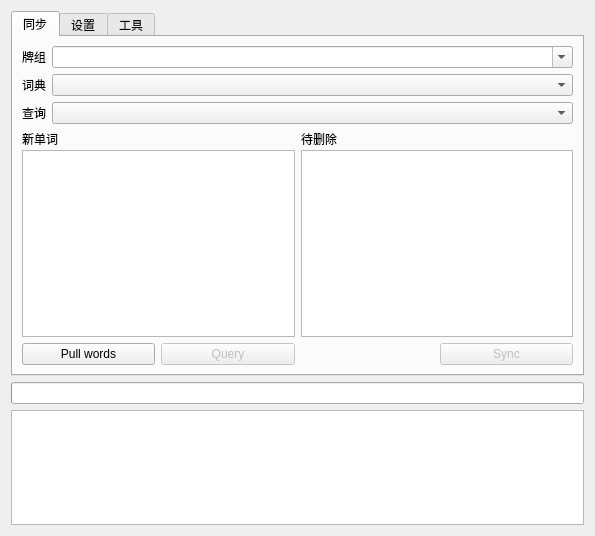
<?xml version="1.0" encoding="UTF-8"?>
<ui version="4.0">
 <class>Dialog</class>
 <widget class="QDialog" name="Dialog">
  <property name="geometry">
   <rect>
    <x>0</x>
    <y>0</y>
    <width>595</width>
    <height>536</height>
   </rect>
  </property>
  <property name="windowTitle">
   <string>Dialog</string>
  </property>
  <layout class="QVBoxLayout" name="main_layout">
   <item>
    <widget class="QTabWidget" name="tabWidget">
     <property name="autoFillBackground">
      <bool>false</bool>
     </property>
     <property name="currentIndex">
      <number>0</number>
     </property>
     <widget class="QWidget" name="mainTab">
      <attribute name="title">
       <string>同步</string>
      </attribute>
      <layout class="QGridLayout" name="gridLayout_4">
       <item row="4" column="3">
        <widget class="QPushButton" name="btnSync">
         <property name="enabled">
          <bool>false</bool>
         </property>
         <property name="text">
          <string>Sync</string>
         </property>
        </widget>
       </item>
       <item row="3" column="0" colspan="4">
        <layout class="QHBoxLayout" name="horizontalLayout">
         <item>
          <layout class="QVBoxLayout" name="verticalLayout">
           <property name="spacing">
            <number>2</number>
           </property>
           <item>
            <widget class="QLabel" name="label">
             <property name="text">
              <string>新单词</string>
             </property>
            </widget>
           </item>
           <item>
            <widget class="QListWidget" name="newWordListWidget">
             <property name="alternatingRowColors">
              <bool>true</bool>
             </property>
             <property name="selectionMode">
              <enum>QAbstractItemView::MultiSelection</enum>
             </property>
            </widget>
           </item>
          </layout>
         </item>
         <item>
          <layout class="QVBoxLayout" name="verticalLayout_2">
           <property name="spacing">
            <number>2</number>
           </property>
           <property name="sizeConstraint">
            <enum>QLayout::SetDefaultConstraint</enum>
           </property>
           <item>
            <widget class="QLabel" name="label_2">
             <property name="text">
              <string>待删除</string>
             </property>
            </widget>
           </item>
           <item>
            <widget class="QListWidget" name="needDeleteWordListWidget">
             <property name="alternatingRowColors">
              <bool>true</bool>
             </property>
            </widget>
           </item>
          </layout>
         </item>
        </layout>
       </item>
       <item row="0" column="0" colspan="4">
        <layout class="QHBoxLayout" name="deckLayout">
         <item>
          <widget class="QLabel" name="deckLabel">
           <property name="sizePolicy">
            <sizepolicy hsizetype="Fixed" vsizetype="Fixed">
             <horstretch>0</horstretch>
             <verstretch>0</verstretch>
            </sizepolicy>
           </property>
           <property name="text">
            <string>牌组</string>
           </property>
          </widget>
         </item>
         <item>
          <widget class="QComboBox" name="deckComboBox">
           <property name="sizePolicy">
            <sizepolicy hsizetype="Preferred" vsizetype="Fixed">
             <horstretch>0</horstretch>
             <verstretch>0</verstretch>
            </sizepolicy>
           </property>
           <property name="editable">
            <bool>true</bool>
           </property>
          </widget>
         </item>
        </layout>
       </item>
       <item row="2" column="0" colspan="4">
        <layout class="QHBoxLayout" name="apiLayout">
         <item>
          <widget class="QLabel" name="apiLabel">
           <property name="sizePolicy">
            <sizepolicy hsizetype="Fixed" vsizetype="Fixed">
             <horstretch>0</horstretch>
             <verstretch>0</verstretch>
            </sizepolicy>
           </property>
           <property name="text">
            <string>查询</string>
           </property>
          </widget>
         </item>
         <item>
          <widget class="QComboBox" name="apiComboBox">
           <property name="sizePolicy">
            <sizepolicy hsizetype="Preferred" vsizetype="Fixed">
             <horstretch>0</horstretch>
             <verstretch>0</verstretch>
            </sizepolicy>
           </property>
          </widget>
         </item>
        </layout>
       </item>
       <item row="1" column="0" colspan="4">
        <layout class="QHBoxLayout" name="dictionaryLayout">
         <item>
          <widget class="QLabel" name="dictionaryLabel">
           <property name="sizePolicy">
            <sizepolicy hsizetype="Fixed" vsizetype="Fixed">
             <horstretch>0</horstretch>
             <verstretch>0</verstretch>
            </sizepolicy>
           </property>
           <property name="text">
            <string>词典</string>
           </property>
          </widget>
         </item>
         <item>
          <widget class="QComboBox" name="dictionaryComboBox">
           <property name="sizePolicy">
            <sizepolicy hsizetype="Preferred" vsizetype="Fixed">
             <horstretch>0</horstretch>
             <verstretch>0</verstretch>
            </sizepolicy>
           </property>
          </widget>
         </item>
        </layout>
       </item>
       <item row="4" column="1">
        <widget class="QPushButton" name="queryBtn">
         <property name="enabled">
          <bool>false</bool>
         </property>
         <property name="text">
          <string>Query</string>
         </property>
        </widget>
       </item>
       <item row="4" column="0">
        <widget class="QPushButton" name="pullRemoteWordsBtn">
         <property name="text">
          <string>Pull words</string>
         </property>
        </widget>
       </item>
      </layout>
     </widget>
     <widget class="QWidget" name="settingTab">
      <attribute name="title">
       <string>设置</string>
      </attribute>
      <layout class="QGridLayout" name="gridLayout_2">
       <item row="1" column="0" colspan="2">
        <widget class="QGroupBox" name="defaultConfigGroupBox">
         <property name="title">
          <string>查询设置</string>
         </property>
         <layout class="QGridLayout" name="gridLayout">
          <item row="1" column="2">
           <widget class="QRadioButton" name="AmEPronRadioButton">
            <property name="text">
             <string>美式发音</string>
            </property>
            <property name="checked">
             <bool>true</bool>
            </property>
           </widget>
          </item>
          <item row="1" column="0">
           <widget class="QRadioButton" name="noPronRadioButton">
            <property name="enabled">
             <bool>true</bool>
            </property>
            <property name="text">
             <string>无发音</string>
            </property>
           </widget>
          </item>
          <item row="0" column="0">
           <widget class="QCheckBox" name="briefDefinitionCheckBox">
            <property name="toolTip">
             <string>Prefer Brief Definitions</string>
            </property>
            <property name="text">
             <string>精简释义</string>
            </property>
            <property name="checked">
             <bool>true</bool>
            </property>
           </widget>
          </item>
          <item row="1" column="1">
           <widget class="QRadioButton" name="BrEPronRadioButton">
            <property name="text">
             <string>英式发音</string>
            </property>
            <property name="checked">
             <bool>false</bool>
            </property>
           </widget>
          </item>
         </layout>
        </widget>
       </item>
       <item row="0" column="0" colspan="2">
        <widget class="QGroupBox" name="credentialGroupBox">
         <property name="title">
          <string>账号设置</string>
         </property>
         <layout class="QGridLayout" name="gridLayout_3">
          <item row="0" column="0" colspan="2">
           <widget class="QLabel" name="currentDictionaryLabel">
            <property name="sizePolicy">
             <sizepolicy hsizetype="Preferred" vsizetype="Fixed">
              <horstretch>0</horstretch>
              <verstretch>0</verstretch>
             </sizepolicy>
            </property>
            <property name="text">
             <string>当前选择词典: </string>
            </property>
           </widget>
          </item>
          <item row="1" column="0">
           <widget class="QLabel" name="usernameLabel">
            <property name="text">
             <string>账号</string>
            </property>
           </widget>
          </item>
          <item row="1" column="1">
           <widget class="QLineEdit" name="usernameLineEdit"/>
          </item>
          <item row="1" column="2">
           <widget class="QLabel" name="passwordLabel">
            <property name="text">
             <string>密码</string>
            </property>
           </widget>
          </item>
          <item row="1" column="3">
           <widget class="QLineEdit" name="passwordLineEdit"/>
          </item>
          <item row="2" column="0">
           <widget class="QLabel" name="cookieLabel">
            <property name="sizePolicy">
             <sizepolicy hsizetype="Fixed" vsizetype="Fixed">
              <horstretch>0</horstretch>
              <verstretch>0</verstretch>
             </sizepolicy>
            </property>
            <property name="text">
             <string>Cookie</string>
            </property>
            <property name="alignment">
             <set>Qt::AlignLeading|Qt::AlignLeft|Qt::AlignVCenter</set>
            </property>
           </widget>
          </item>
          <item row="2" column="1" colspan="3">
           <widget class="QLineEdit" name="cookieLineEdit">
            <property name="placeholderText">
             <string>选填</string>
            </property>
            <property name="clearButtonEnabled">
             <bool>true</bool>
            </property>
           </widget>
          </item>
         </layout>
        </widget>
       </item>
       <item row="2" column="0" colspan="2">
        <widget class="QGroupBox" name="cardConfigGroupBox">
         <property name="title">
          <string>卡片设置（TODO）</string>
         </property>
         <layout class="QGridLayout" name="gridLayout_6">
          <item row="0" column="0">
           <widget class="QCheckBox" name="definitionEnCheckBox">
            <property name="toolTip">
             <string>Include English Translations</string>
            </property>
            <property name="text">
             <string>英文释义</string>
            </property>
            <property name="checked">
             <bool>true</bool>
            </property>
           </widget>
          </item>
          <item row="1" column="0">
           <widget class="QCheckBox" name="imageCheckBox">
            <property name="text">
             <string>图片</string>
            </property>
            <property name="checked">
             <bool>true</bool>
            </property>
           </widget>
          </item>
          <item row="0" column="2">
           <widget class="QCheckBox" name="sentenceCheckBox">
            <property name="text">
             <string>例句</string>
            </property>
            <property name="checked">
             <bool>true</bool>
            </property>
           </widget>
          </item>
          <item row="0" column="1">
           <widget class="QCheckBox" name="phraseCheckBox">
            <property name="text">
             <string>短语</string>
            </property>
            <property name="checked">
             <bool>true</bool>
            </property>
           </widget>
          </item>
          <item row="1" column="1">
           <widget class="QCheckBox" name="pronunciationCheckBox">
            <property name="text">
             <string>音频</string>
            </property>
            <property name="checked">
             <bool>true</bool>
            </property>
           </widget>
          </item>
         </layout>
        </widget>
       </item>
      </layout>
     </widget>
     <widget class="QWidget" name="utilitiesTab">
      <attribute name="title">
       <string>工具</string>
      </attribute>
      <layout class="QGridLayout" name="gridLayout_5">
       <item row="1" column="0">
        <widget class="QGroupBox" name="dangerZoneGroupBox">
         <property name="styleSheet">
          <string notr="true">color: red</string>
         </property>
         <property name="title">
          <string>Danger Zone</string>
         </property>
         <layout class="QGridLayout" name="gridLayout_8">
          <item row="0" column="0">
           <widget class="QPushButton" name="btnBackwardTemplate">
            <property name="text">
             <string>Add/Delete Backwards Template</string>
            </property>
           </widget>
          </item>
          <item row="0" column="1">
           <widget class="QPushButton" name="btnCheckTemplates">
            <property name="text">
             <string>Check Card Templates</string>
            </property>
           </widget>
          </item>
         </layout>
        </widget>
       </item>
       <item row="0" column="0">
        <widget class="QGroupBox" name="utilitiesGroupBox">
         <property name="title">
          <string>Utilities</string>
         </property>
         <layout class="QGridLayout" name="gridLayout_7">
          <item row="0" column="0">
           <widget class="QPushButton" name="btnDownloadMissingAssets">
            <property name="toolTip">
             <string>Check existing notes and download missing assets (images, audio files, etc.)</string>
            </property>
            <property name="text">
             <string>Download Missing Assets</string>
            </property>
           </widget>
          </item>
          <item row="0" column="1">
           <widget class="QPushButton" name="btnFillMissingValues">
            <property name="toolTip">
             <string>Check existing notes and fill missing field values</string>
            </property>
            <property name="text">
             <string>Fill Missing Values</string>
            </property>
           </widget>
          </item>
          <item row="1" column="0">
           <widget class="QPushButton" name="btnExportAudio">
            <property name="toolTip">
             <string>Export all words in selected deck into a single audio file. (macOS only)</string>
            </property>
            <property name="text">
             <string>Export Audio (macOS only)</string>
            </property>
           </widget>
          </item>
         </layout>
        </widget>
       </item>
      </layout>
     </widget>
    </widget>
   </item>
   <item>
    <widget class="QProgressBar" name="progressBar">
     <property name="value">
      <number>0</number>
     </property>
     <property name="textVisible">
      <bool>false</bool>
     </property>
    </widget>
   </item>
   <item>
    <widget class="QPlainTextEdit" name="logTextBox">
     <property name="undoRedoEnabled">
      <bool>false</bool>
     </property>
     <property name="lineWrapMode">
      <enum>QPlainTextEdit::NoWrap</enum>
     </property>
    </widget>
   </item>
  </layout>
 </widget>
 <resources/>
 <connections/>
</ui>
